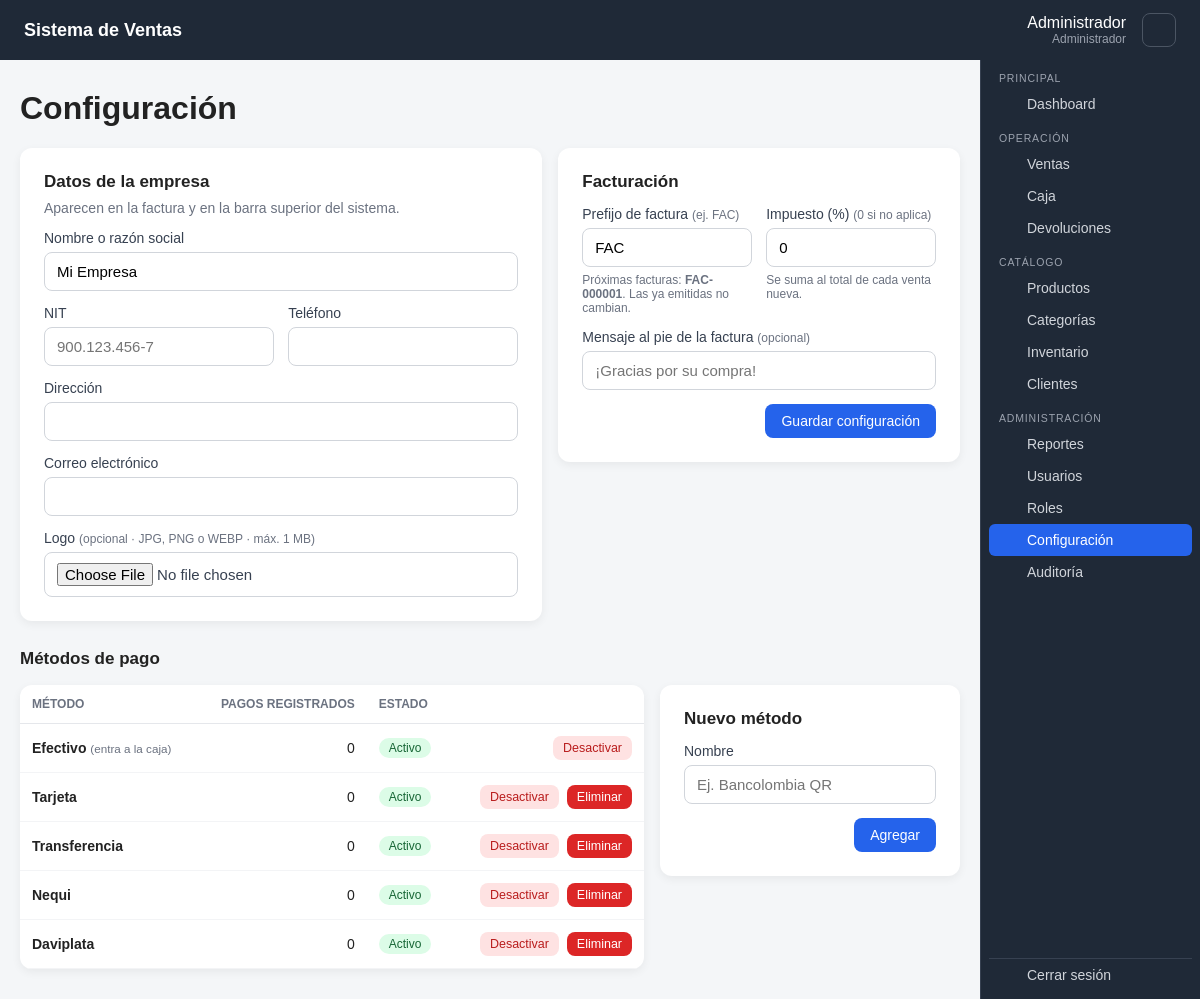
Page /views/configuracion/index.php (signed in) on the committed database.
### tables this page shows
CREATE TABLE metodos_pago (
    id_metodo_pago INT UNSIGNED AUTO_INCREMENT PRIMARY KEY,
    nombre VARCHAR(50) NOT NULL UNIQUE,
    estado TINYINT(1) NOT NULL DEFAULT 1,
    fecha_creacion TIMESTAMP NOT NULL DEFAULT CURRENT_TIMESTAMP
);

### config/database.php (called while the page is built, shortened)
<?php
class Database {
    private string $host = '127.0.0.1';
    private string $dbName = 'sistema_ventas';
    private string $username = 'root';
    private string $password = '';
    private ?PDO $connection = null;
    public function getConnection(): PDO {
        if ($this->connection === null) {
            $dsn = "mysql:host={$this->host};dbname={$this->dbName};charset=utf8mb4";
            $this->connection = new PDO($dsn, $this->username, $this->password, [
                PDO::ATTR_ERRMODE => PDO::ERRMODE_EXCEPTION,
                PDO::ATTR_DEFAULT_FETCH_MODE => PDO::FETCH_ASSOC,
                PDO::ATTR_EMULATE_PREPARES => false,
            ]);
        }
        return $this->connection;
    }
}

### controllers/ConfiguracionController.php (called while the page is built, shortened)
<?php
require_once __DIR__ . '/../config/database.php';
require_once __DIR__ . '/../helpers/funciones.php';
require_once __DIR__ . '/../models/Configuracion.php';
require_once __DIR__ . '/../models/MetodoPago.php';
class ConfiguracionController {
    private Configuracion $config;
    private MetodoPago $metodos;
    public function __construct() {
        $this->db=(new Database())->getConnection();
        $this->config=new Configuracion($this->db);
        $this->metodos=new MetodoPago($this->db);
    }
    public function valores(): array { return $this->config->todas(); }
    public function metodosPago(): array { return $this->metodos->listar(); }
}

### models/Configuracion.php (called while the page is built, shortened)
<?php
class Configuracion {
    public function todas(): array {
        return $this->db->query("SELECT clave,valor FROM configuracion")->fetchAll(PDO::FETCH_KEY_PAIR);
    }
}

### models/MetodoPago.php (called while the page is built, shortened)
<?php
class MetodoPago {
    public function listar(): array {
        return $this->db->query("SELECT m.*,(SELECT COUNT(*) FROM venta_pagos vp WHERE vp.id_metodo_pago=m.id_metodo_pago) usos
            FROM metodos_pago m ORDER BY m.estado DESC, m.id_metodo_pago")->fetchAll();
    }
}

### views/configuracion/index.php (the view, shortened to what this page needs)
<?php
require_once __DIR__ . '/../../helpers/funciones.php';
require_once __DIR__ . '/../../controllers/ConfiguracionController.php';
$controller = new ConfiguracionController();
$c = $_SERVER['REQUEST_METHOD'] === 'POST' ? array_merge($controller->valores(), $_POST) : $controller->valores();
$metodos = $controller->metodosPago();
$ejemplo = strtoupper(trim((string)($c['prefijo_factura'] ?? 'FAC'))) . '-000001';
require __DIR__ . '/../layouts/header.php';
?>
<h1>Configuración</h1>
<form method="post" enctype="multipart/form-data" class="config-grid">
  <section class="form-card">
    <h2>Datos de la empresa</h2>
    <p class="muted">Aparecen en la factura y en la barra superior del sistema.</p>
    <div class="form-grid">
      <label class="span-2">Nombre o razón social<input type="text" name="nombre_empresa" value="<?= e($c['nombre_empresa'] ?? '') ?>" maxlength="150" required></label>
      <label>NIT<input type="text" name="nit" value="<?= e($c['nit'] ?? '') ?>" maxlength="30" placeholder="900.123.456-7"></label>
      <label>Teléfono<input type="text" name="telefono" value="<?= e($c['telefono'] ?? '') ?>" maxlength="50"></label>
      <label class="span-2">Dirección<input type="text" name="direccion" value="<?= e($c['direccion'] ?? '') ?>" maxlength="200"></label>
      <label class="span-2">Correo electrónico<input type="email" name="email" value="<?= e($c['email'] ?? '') ?>" maxlength="100"></label>
      <div class="span-2 imagen-campo">
        <label><span>Logo <small>(opcional · JPG, PNG o WEBP · máx. 1 MB)</small></span><input type="file" name="logo" accept="image/jpeg,image/png,image/webp"></label>
      </div>
    </div>
  </section>
  <section class="form-card">
    <h2>Facturación</h2>
    <div class="form-grid">
      <label><span>Prefijo de factura <small>(ej. FAC)</small></span><input type="text" name="prefijo_factura" id="prefijo" value="<?= e($c['prefijo_factura'] ?? 'FAC') ?>" maxlength="10" pattern="[A-Za-z0-9]{1,10}" required>
        <small>Próximas facturas: <strong id="ejemplo"><?= e($ejemplo) ?></strong>. Las ya emitidas no cambian.</small></label>
      <label><span>Impuesto (%) <small>(0 si no aplica)</small></span><input type="number" name="impuesto" value="<?= e($c['impuesto'] ?? '0') ?>" min="0" max="100" step="any" required>
        <small>Se suma al total de cada venta nueva.</small></label>
      <label class="span-2"><span>Mensaje al pie de la factura <small>(opcional)</small></span><input type="text" name="pie_factura" value="<?= e($c['pie_factura'] ?? '') ?>" maxlength="300" placeholder="¡Gracias por su compra!"></label>
    </div>
    <div class="form-actions"><button class="btn">Guardar configuración</button></div>
  </section>
</form>
<h2 class="section-title" id="metodos">Métodos de pago</h2>
<div class="split split-right">
  <div class="table-card">
  <table class="table">
    <thead><tr><th>Método</th><th class="num">Pagos registrados</th><th>Estado</th><th></th></tr></thead>
    <tbody>
    <?php foreach ($metodos as $m): ?>
      <tr class="<?= $m['estado'] ? '' : 'inactivo' ?>">
        <td><strong><?= e($m['nombre']) ?></strong><?= mb_strtolower($m['nombre']) === 'efectivo' ? ' <small class="muted">(entra a la caja)</small>' : '' ?></td>
        <td class="num"><?= (int)$m['usos'] ?></td>
        <td><span class="badge <?= $m['estado'] ? 'badge-ok' : 'badge-off' ?>"><?= $m['estado'] ? 'Activo' : 'Inactivo' ?></span></td>
        <td class="acciones">
          <form method="post"><?= csrfCampo() ?><input type="hidden" name="accion" value="metodo_estado"><input type="hidden" name="id" value="<?= (int)$m['id_metodo_pago'] ?>">
            <button class="btn btn-sm <?= $m['estado'] ? 'btn-danger' : 'btn-light' ?>"><?= $m['estado'] ? 'Desactivar' : 'Activar' ?></button></form>
          <?= mb_strtolower($m['nombre']) !== 'efectivo' ? botonEliminar('index.php', (int)$m['id_metodo_pago'], $m['nombre'], 'metodo_eliminar') : '' ?>
        </td>
      </tr>
    <?php endforeach; ?>
    </tbody>
  </table>
  </div>
  <form method="post" class="form-card">
    <h2>Nuevo método</h2>
    <label>Nombre<input type="text" name="nombre" maxlength="50" placeholder="Ej. Bancolombia QR" required></label>
    <div class="form-actions"><button class="btn">Agregar</button></div>
  </form>
</div>
<?php require __DIR__ . '/../layouts/footer.php'; ?>

### helpers/funciones.php (shortened to what this page needs)
<?php
function e(?string $value): string { return htmlspecialchars($value ?? '', ENT_QUOTES, 'UTF-8'); }
function csrfToken(): string {
    return $_SESSION['csrf'];
}
function csrfCampo(): string { return '<input type="hidden" name="csrf" value="' . csrfToken() . '">'; }
function botonEliminar(string $url, int $id, string $nombre, string $accion = 'eliminar'): string {
    $msg = e(json_encode('¿Eliminar "' . $nombre . '" definitivamente? Esta acción no se puede deshacer.', JSON_UNESCAPED_UNICODE | JSON_HEX_APOS | JSON_HEX_QUOT));
    return '<form method="post" action="' . e($url) . '" onsubmit="return confirm(' . $msg . ')">' . csrfCampo()
        . '<input type="hidden" name="accion" value="' . e($accion) . '"><input type="hidden" name="id" value="' . $id . '">'
        . '<button class="btn btn-sm btn-eliminar" title="Eliminar definitivamente">Eliminar</button></form>';
}

### assets/css/style.css (style rules this page uses)
* { box-sizing:border-box }
body { margin:0;font-family:Arial,sans-serif;background:#f4f6f8;color:#222 }
input,button { width:100%;padding:11px 12px;font-size:16px }
button { cursor:pointer }
:root { --topbar-h:60px;--sidebar-w:220px;--sidebar-bg:#1f2937;--sidebar-hover:#374151;--accent:#2563eb }
.btn { display:inline-block;width:auto;padding:9px 16px;border:0;border-radius:8px;background:var(--accent);color:white;text-decoration:none;font-size:14px;cursor:pointer }
.btn-danger { background:#fee2e2;color:#b91c1c }
.btn-sm { padding:6px 12px;font-size:13px }
.form-card { display:grid;gap:14px;max-width:560px;background:white;padding:24px;border-radius:12px;box-shadow:0 3px 10px rgba(0,0,0,.06) }
.form-card label { display:grid;gap:6px;font-size:14px;color:#374151 }
.form-card small { color:#6b7280;font-size:12px }
.form-card input,.form-card select { width:100%;padding:10px 12px;font-size:15px;border:1px solid #d1d5db;border-radius:8px;background:white }
.form-actions { display:flex;justify-content:flex-end;gap:10px }
.table-card { background:white;border-radius:12px;box-shadow:0 3px 10px rgba(0,0,0,.06);overflow-x:auto }
.table { width:100%;border-collapse:collapse;font-size:14px }
.table th { text-align:left;padding:12px 16px;color:#6b7280;font-weight:600;font-size:12px;text-transform:uppercase;border-bottom:1px solid #e5e7eb }
.table td { padding:12px 16px;border-bottom:1px solid #f3f4f6;white-space:nowrap }
.acciones { display:flex;gap:8px;justify-content:flex-end }
.acciones form { margin:0 }
.badge { display:inline-block;padding:3px 10px;border-radius:999px;background:#eff6ff;color:#1d4ed8;font-size:12px }
.badge-ok { background:#dcfce7;color:#166534 }
.muted { color:#6b7280;font-weight:normal }
.num { text-align:right!important }
.form-grid { display:grid;grid-template-columns:1fr 1fr;gap:14px }
.span-2 { grid-column:span 2 }
.form-card h2 { margin:0;font-size:17px }
.form-card label small { font-weight:normal }
.imagen-campo { display:flex;align-items:center;gap:16px;flex-wrap:wrap }
.imagen-campo>label { flex:1;display:grid;gap:6px;font-size:14px;color:#374151 }
.split { display:grid;grid-template-columns:340px minmax(0,1fr);gap:16px;align-items:start;margin-top:16px }
.section-title { font-size:17px;margin:28px 0 12px }
td.acciones { display:table-cell;text-align:right }
td.acciones>* { display:inline-block;margin-left:6px;vertical-align:middle }
.form-grid>label { align-content:start }
.split-right { grid-template-columns:minmax(0,1fr) 300px }
.config-grid { display:grid;grid-template-columns:minmax(0,1.3fr) minmax(0,1fr);gap:16px;align-items:start;margin-top:16px }
.config-grid .form-card { max-width:none }
.config-grid h2 { margin:0 }
.config-grid .muted { margin:-6px 0 0;font-size:14px }
.imagen-campo>label { min-width:260px }
.btn-eliminar { background:#dc2626;color:white }
td.acciones { white-space:nowrap }
td.acciones>* { margin-left:4px }
td.acciones .btn-sm { padding:5px 10px;font-size:12.5px }
.table th,.table td { padding-left:12px;padding-right:12px }

### rows in the picture
metodos_pago: nombre "Efectivo", shows "(entra a la caja)", usos "0", estado "Activo"
metodos_pago: nombre "Tarjeta", usos "0", estado "Activo"
metodos_pago: nombre "Transferencia", usos "0", estado "Activo"
metodos_pago: nombre "Nequi", usos "0", estado "Activo"
metodos_pago: nombre "Daviplata", usos "0", estado "Activo"

### other values in the picture
nombreEmpresa() "Sistema de Ventas"
$_SESSION['nombre'] "Administrador"
$_SESSION['rol'] "Administrador"
$grupo "PRINCIPAL"
$item['nombre'] "Dashboard"
$grupo "OPERACIÓN"
$item['nombre'] "Ventas"
$item['nombre'] "Caja"
$item['nombre'] "Devoluciones"
$grupo "CATÁLOGO"
$item['nombre'] "Productos"
$item['nombre'] "Categorías"
$item['nombre'] "Inventario"
$item['nombre'] "Clientes"
$grupo "ADMINISTRACIÓN"
